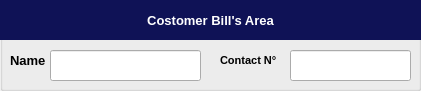
        <widget class="QGroupBox" name="groupBox_5">
         <property name="geometry">
          <rect>
           <x>380</x>
           <y>0</y>
           <width>421</width>
           <height>91</height>
          </rect>
         </property>
         <property name="title">
          <string/>
         </property>
         <widget class="QLabel" name="label_37">
          <property name="geometry">
           <rect>
            <x>0</x>
            <y>0</y>
            <width>421</width>
            <height>40</height>
           </rect>
          </property>
          <property name="font">
           <font>
            <pointsize>10</pointsize>
            <weight>75</weight>
            <bold>true</bold>
           </font>
          </property>
          <property name="styleSheet">
           <string notr="true">background-color: rgb(15, 18, 86);
color: rgb(255, 255, 255);</string>
          </property>
          <property name="text">
           <string>Costomer Bill's Area</string>
          </property>
          <property name="alignment">
           <set>Qt::AlignCenter</set>
          </property>
         </widget>
         <widget class="QLabel" name="label_38">
          <property name="geometry">
           <rect>
            <x>10</x>
            <y>50</y>
            <width>41</width>
            <height>21</height>
           </rect>
          </property>
          <property name="font">
           <font>
            <pointsize>10</pointsize>
            <weight>75</weight>
            <bold>true</bold>
           </font>
          </property>
          <property name="text">
           <string>Name</string>
          </property>
         </widget>
         <widget class="QLineEdit" name="Product_Name_4">
          <property name="geometry">
           <rect>
            <x>50</x>
            <y>50</y>
            <width>151</width>
            <height>31</height>
           </rect>
          </property>
         </widget>
         <widget class="QLabel" name="label_40">
          <property name="geometry">
           <rect>
            <x>220</x>
            <y>50</y>
            <width>71</width>
            <height>21</height>
           </rect>
          </property>
          <property name="font">
           <font>
            <pointsize>8</pointsize>
            <weight>75</weight>
            <bold>true</bold>
           </font>
          </property>
          <property name="text">
           <string>Contact N°</string>
          </property>
         </widget>
         <widget class="QLineEdit" name="Product_Name_5">
          <property name="geometry">
           <rect>
            <x>290</x>
            <y>50</y>
            <width>121</width>
            <height>31</height>
           </rect>
          </property>
         </widget>
        </widget>
